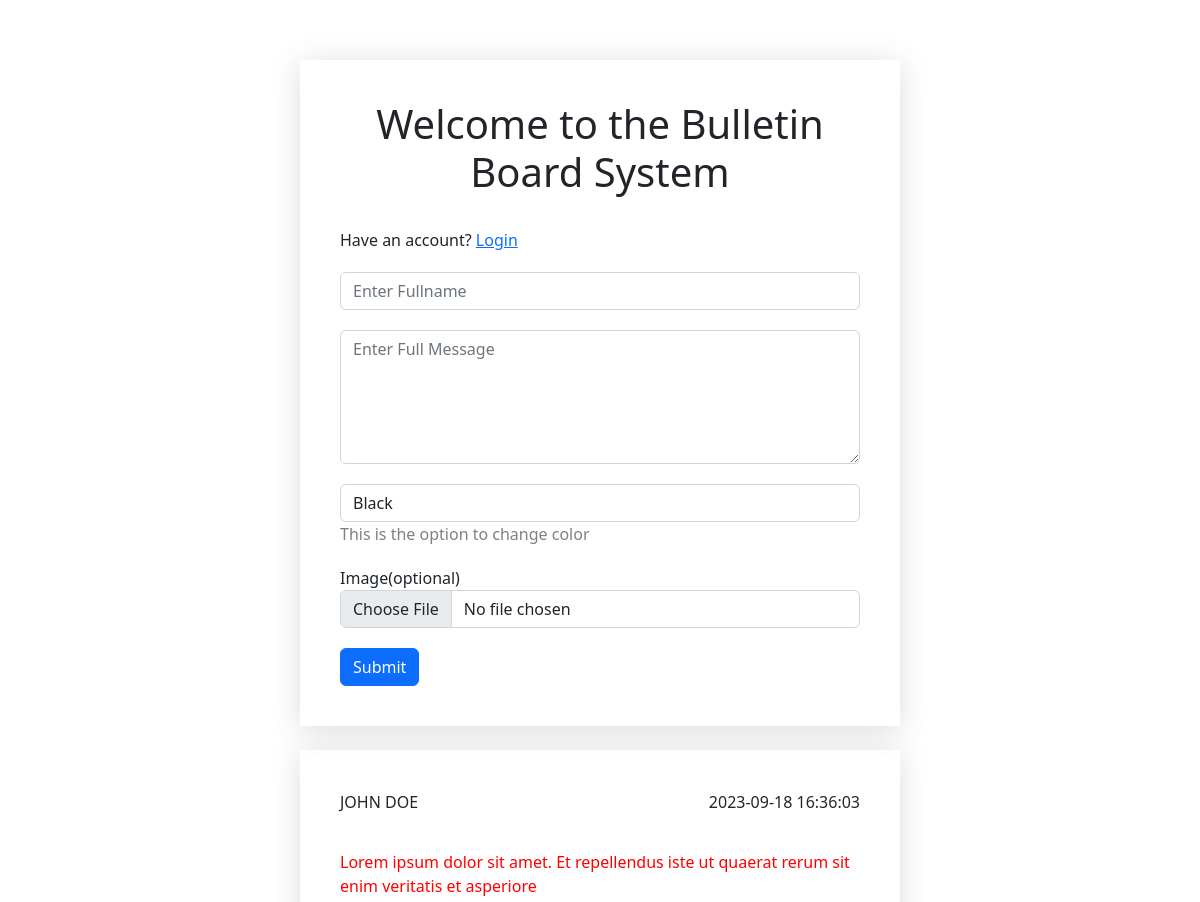
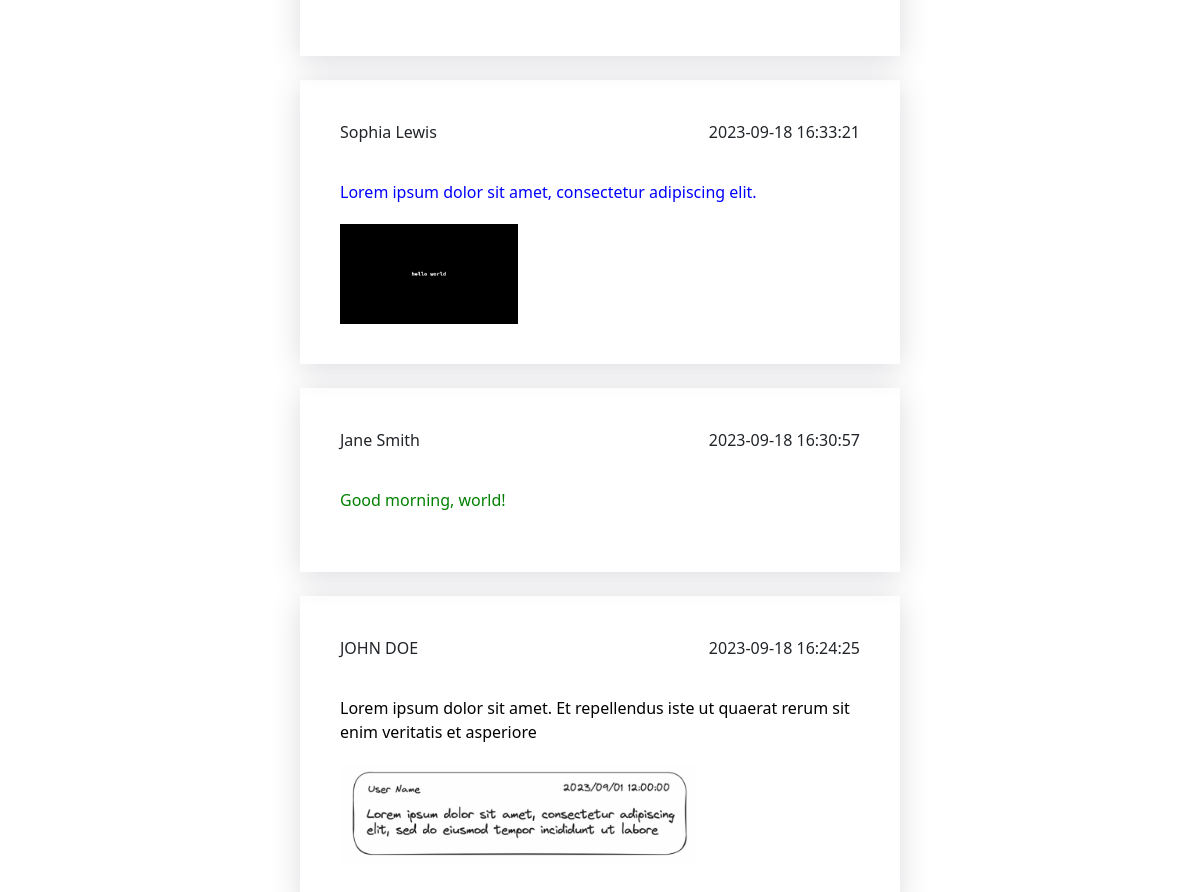
The page / on the database its author committed (2 pictures, top to bottom).
### tables this page shows
CREATE TABLE `message` (
  `message_id` int(11) NOT NULL,
  `userid` int(11) NOT NULL,
  `message` varchar(100) NOT NULL,
  `messagecolor` enum('Black','Red','Green','Blue','Yellow') NOT NULL,
  `image` varchar(255) NOT NULL,
  `postdate` timestamp NOT NULL DEFAULT current_timestamp() ON UPDATE current_timestamp(),
  `fullname` varchar(128) NOT NULL
);

### show_message.php (the view, shortened to what this page needs)
<!DOCTYPE html>
<html lang="en">
<head>
    <link rel="stylesheet" href="https://cdn.jsdelivr.net/npm/bootstrap@5.2.2/dist/css/bootstrap.min.css"
>
    <link rel="stylesheet" type="text/css" href="style.css">
</head>
<body>
    <div>
        <?php
        require_once "database.php";
        $sql = "SELECT * FROM message ORDER BY postdate DESC";
        $all_message = $conn->query($sql);
        ?>
        <div>
            <?php
            while ($row = mysqli_fetch_assoc($all_message)) {
                ?>
                <div class="container">
                    <form action="delete_message.php" method="post" enctype="multipart/form-data">
                        <div class="card-header">
                            <p class="fullname">
                                <?php echo htmlspecialchars($row["fullname"]); ?>
                            </p>
                            <p class="postdate">
                                <?php echo $row["postdate"]; ?>
                            </p>
                        </div>
                        <div class="form-group">
                            <p class="<?php echo htmlspecialchars($row["messagecolor"]); ?>">
                                <?php echo $row["message"]; ?>
                            </p>
                        </div>
                        <?php
                        if ($row["image"] != "") {
                            echo '<img class="image" src="uploaded_img/' . $row["image"] . '" height="100" alt="uploaded image">';
                        }
                        ?>
                </div> <br>
                <?php
            }
            ?>
        </div>
</body>
</html>

### index.php (shortened to what this page needs)
<!DOCTYPE html>
<html lang="en">
<head>
    <link rel="stylesheet" href="https://cdn.jsdelivr.net/npm/bootstrap@5.2.2/dist/css/bootstrap.min.css"
>
    <link rel="stylesheet" href="style.css">
</head>
<body>
    <div class="container">
        <div class="centered-text">
            <h1>Welcome to the Bulletin Board System</h1>
        </div>
        <?PHP if (isset($_SESSION["userid"])): ?>
            <div class="form-group"><br>
                <a href="logout.php" class="btn btn-warning">Logout</a>
            </div>
        <?PHP else: ?>
            <div class="form-group"><br>
                <p>Have an account? <a href="login.php">Login</a></p>
            </div>
        <?PHP endif; ?>
        <form action="index.php" method="post" enctype="multipart/form-data">
            <?PHP if (!isset($_SESSION["userid"])): ?>
                <div class="form-group">
                    <input type="text" class="form-control" name="fullname" placeholder="Enter Fullname">
                </div>
            <?PHP endif; ?>
            <div class="form-group">
                <textarea cols="20" rows="5" class="form-control" name="message"
                    placeholder="Enter Full Message"></textarea>
            </div>
            <div class="form-group">
                <select class="form-control" name="messagecolor" placeholder="Choose Color" ;>
                    <option value="Black">Black</option>
                </select>
                <div style="color:grey">This is the option to change color</div>
            </div>
            <div class="form-group">
                <div>Image(optional)</div>
                <input type="file" accept="image/png, image/jpeg" class="form-control" name="image" placeholder="Image">
            </div>
            <div class="form-btn">
                <input type="submit" class="btn btn-primary" value="Submit" name="submit">
            </div>
        </form>
    </div><br>
    <div>
        <?php
        include("show_message.php");
        ?>
    </div>
</body>
</html>

### style.css (style rules this page uses)
body { padding: 60px; }
.container { max-width: 600px; margin: auto; padding: 40px; box-shadow: rgba(80, 80, 100, 0.2) 0px 4px 28px 0px; }
.form-group { margin-bottom: 20px; }
.card-header { margin-bottom: 20px; display: flex; justify-content: space-between; }
.centered-text { text-align: center; }
p.Black { color: black; }
p.Red { color: red; }
p.Green { color: green; }
p.Blue { color: blue; }

### rows shown on the page
message: fullname "JOHN DOE", postdate "2023-09-18 16:36:03", message "Lorem ipsum dolor sit amet. Et repellendus iste ut quaerat rerum sit enim veritatis et asperiore"
message: fullname "Sophia Lewis", postdate "2023-09-18 16:33:21", message "Lorem ipsum dolor sit amet, consectetur adipiscing elit.", image (picture)
message: fullname "Jane Smith", postdate "2023-09-18 16:30:57", message "Good morning, world!"
message: fullname "JOHN DOE", postdate "2023-09-18 16:24:25", message "Lorem ipsum dolor sit amet. Et repellendus iste ut quaerat rerum sit enim veritatis et asperiore", image (picture)
